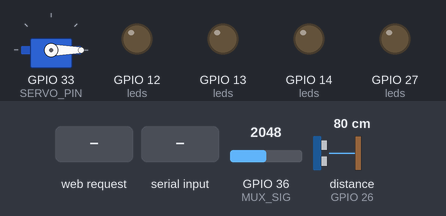
This sketch was run on a simulated ESP32. On the bench: servo, output pins drawn as LEDs (lit = HIGH). Wiring (inferred from the names in the program): ultrasonic range finder: trigger GPIO 25; echo GPIO 26. Inputs (shaded band) come from the test bench; at power-on: GPIO 36 (MUX_SIG) = 2048, distance to the obstacle (sensor on GPIO 26) 80 cm. The echo pulse lasts 58.3 µs per cm; WiFi joins after 1.5 s; servers stay silent unless stated; pins used as bus, display or sensor lines are not drawn; what the sketch prints to the serial monitor is not drawn.

Above: at 3.2 s.
3.3 s: HTTP request GET / received
At 4.2 s:
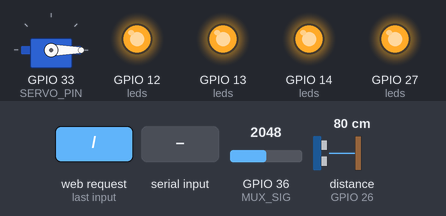
4.8 s: "SERVO_OPEN\n" received over Serial
At 6.1 s:
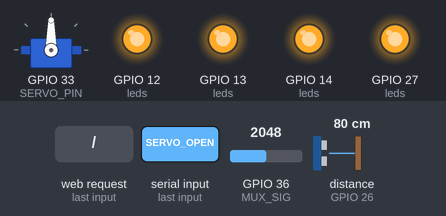
Timing chart, 0 to 11.3 s (numbered marks = the images above; inputs shaded):
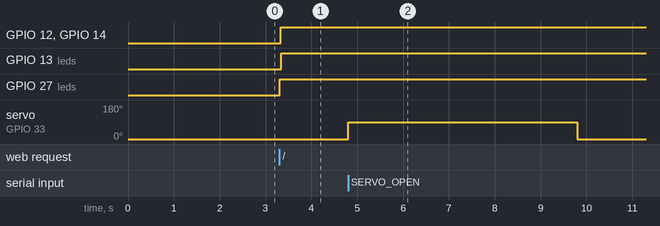

The sketch:

Final_3.ino
```cpp
#include <WiFi.h>
#include <WebServer.h>
#include <ESP32Servo.h>

// === Wi-Fi credentials ===
const char* ssid = "S23";
const char* password = "mehta0201";

// === WebServer ===
WebServer server(80);

// === Servo ===
#define SERVO_PIN 33
Servo gateServo;

// === Parking Slot LED Pins ===
#define SLOT_1_LED 27
#define SLOT_2_LED 14
#define SLOT_3_LED 12
#define SLOT_4_LED 13
int leds[] = {SLOT_1_LED, SLOT_2_LED, SLOT_3_LED, SLOT_4_LED};

// === Multiplexer Control Pins ===
#define MUX_S0 4
#define MUX_S1 2
#define MUX_S2 5
#define MUX_SIG 36  // PIR Signal from MUX to ADC pin

// === Ultrasonic Sensor Pins (Updated) ===
#define TRIG_PIN 25
#define ECHO_PIN 26
long duration;
float distance;

// === Functions ===
void selectMuxChannel(int channel) {
  digitalWrite(MUX_S0, channel & 0x01);
  digitalWrite(MUX_S1, (channel >> 1) & 0x01);
  digitalWrite(MUX_S2, (channel >> 2) & 0x01);
}

float getDistance() {
  digitalWrite(TRIG_PIN, LOW);
  delayMicroseconds(2);
  digitalWrite(TRIG_PIN, HIGH);
  delayMicroseconds(10);
  digitalWrite(TRIG_PIN, LOW);
  duration = pulseIn(ECHO_PIN, HIGH, 30000); // 30ms timeout
  distance = (duration * 0.0343) / 2.0;
  return distance;
}

String getParkingStatusHTML() {
  String html = "<!DOCTYPE html><html><head><meta http-equiv='refresh' content='2'>";
  html += "<style>body{font-family:Arial;} li{margin:6px 0;}</style></head><body><h2>🚗 Parking Slot Status</h2><ul>";

  for (int i = 0; i < 4; i++) {
    selectMuxChannel(i);
    delay(10);
    int pirVal = analogRead(MUX_SIG);
    bool occupied = pirVal > 1000;
    digitalWrite(leds[i], occupied ? HIGH : LOW);
    html += "<li>Slot " + String(i + 1) + ": <strong>" + (occupied ? "Occupied" : "Free") + "</strong></li>";
  }

  html += "</ul></body></html>";
  return html;
}

// === Setup ===
void setup() {
  Serial.begin(9600);

  // Servo Setup
  gateServo.attach(SERVO_PIN);
  gateServo.write(0);  // Gate closed

  // LED Setup
  for (int i = 0; i < 4; i++) pinMode(leds[i], OUTPUT);

  // MUX Pins
  pinMode(MUX_S0, OUTPUT);
  pinMode(MUX_S1, OUTPUT);
  pinMode(MUX_S2, OUTPUT);
  pinMode(MUX_SIG, INPUT);

  // Ultrasonic Pins
  pinMode(TRIG_PIN, OUTPUT);
  pinMode(ECHO_PIN, INPUT);

  // Wi-Fi Setup
  WiFi.begin(ssid, password);
  Serial.print("Connecting to WiFi");
  while (WiFi.status() != WL_CONNECTED) {
    delay(1000);
    Serial.print(".");
  }
  Serial.println("\nConnected! IP: " + WiFi.localIP().toString());

  // WebServer Route
  server.on("/", []() {
    server.send(200, "text/html", getParkingStatusHTML());
  });
  server.begin();
}

// === Loop ===
void loop() {
  server.handleClient();

  // Check Ultrasonic Sensor
  float dist = getDistance();
  if (dist > 2 && dist < 20) {
    Serial.println("TRIGGER");
    delay(5000);  // Prevent spamming
  }

  // Check Serial for Servo Command
  if (Serial.available()) {
    String cmd = Serial.readStringUntil('\n');
    cmd.trim();
    if (cmd == "SERVO_OPEN") {
      gateServo.write(90);
      delay(5000);
      gateServo.write(0);
    }
  }
}
```

Measured:
- after the input at 3.3 s, GPIO 12 (leds), GPIO 13 (leds), GPIO 14 (leds), GPIO 27 (leds): LOW → HIGH at once
- after the input at 4.8 s, servo on GPIO 33 (SERVO_PIN): 0° → 90° at once, → 0° 5.0 s later
